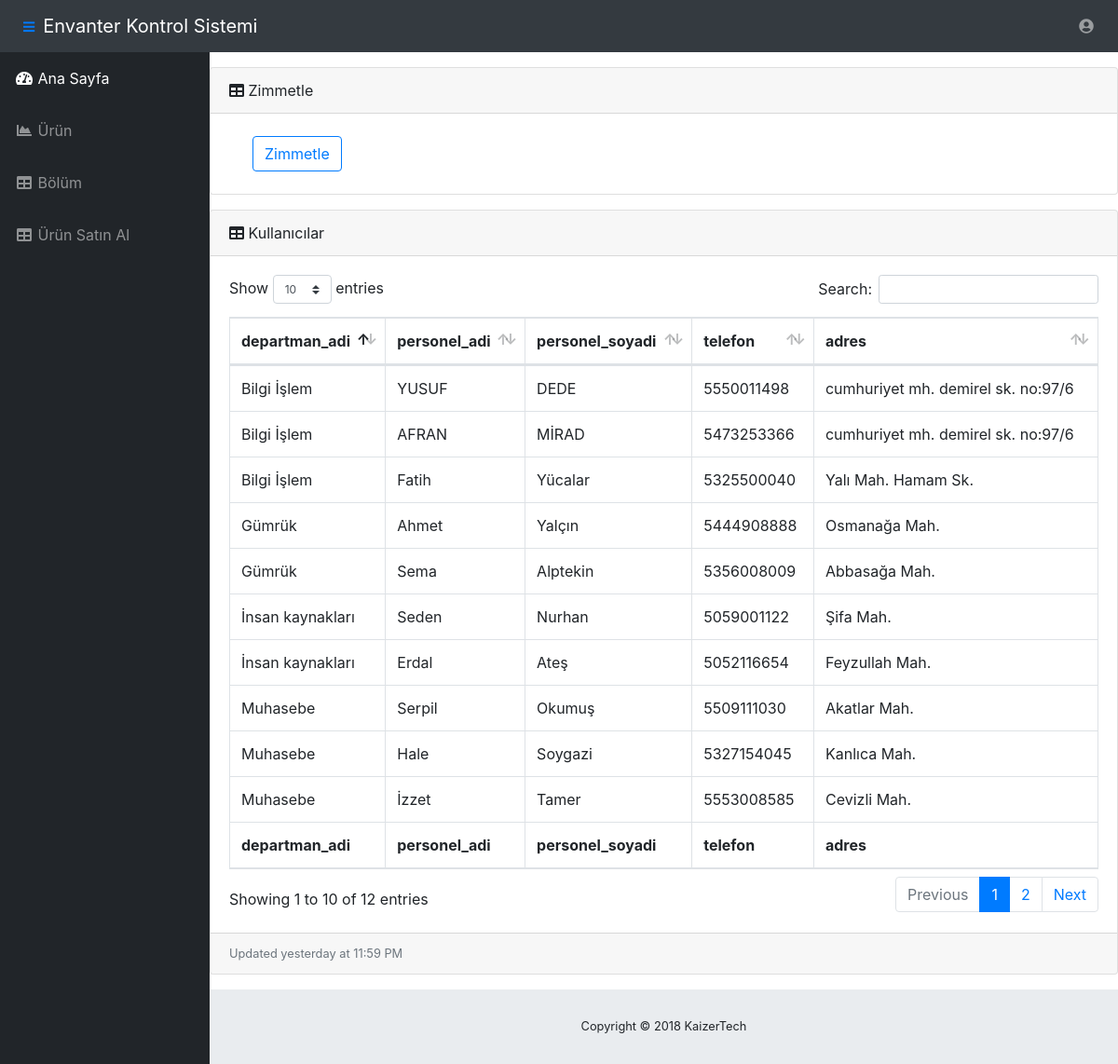
Screenshot of /KaizerTech_HW/user/bolum with the database file from the repository.
### tables this page shows
CREATE TABLE `departman` (
  `departman_id` int(11) NOT NULL,
  `departman_adi` varchar(50) DEFAULT NULL,
  `departman_yetkili_id` int(11) DEFAULT NULL
);

CREATE TABLE `personel` (
  `personel_id` int(11) NOT NULL,
  `personel_adi` varchar(50) DEFAULT NULL,
  `personel_soyadi` varchar(50) DEFAULT NULL,
  `personel_tel` varchar(20) DEFAULT NULL,
  `personel_adres` varchar(150) DEFAULT NULL,
  `departman_id` int(11) DEFAULT NULL
);

### KaizerTech_HW/application/controllers/User.php (called while the page is built, shortened)
<?php
class User extends CI_Controller {
public function __construct(){
  			$this->load->helper('url');
  	 		$this->load->model('user_model');
        $this->load->library('session');
        $this->load->model('getDepartman');
        $this->load->model('getUrun');
        $this->load->model('getZimmet');
}
function bolum(){
  $deptData['derpartman'] = $this->getDepartman->getdept();
  $this->load->view("bolum.php",$deptData);
}
}
?>

### KaizerTech_HW/index.php (called while the page is built, shortened)
<?php
require_once BASEPATH.'core/CodeIgniter.php';

### KaizerTech_HW/application/models/getDepartman.php (called while the page is built, shortened)
<?php
class getDepartman extends CI_model{
    public function getdept(){
      $this->db->select('*');
      $this->db->from('departman');
      $this->db->join('personel','personel.departman_id = departman.departman_id');
      $query = $this->db->get();
      return $query->result();
    }
}
?>

### KaizerTech_HW/application/views/bolum.php (the view, shortened to what this page needs)
<!DOCTYPE html>
<html lang="en">
  <head>
    <link href="<?php echo base_url('vendor/bootstrap/css/bootstrap.min.css'); ?>" rel="stylesheet">
    <link href="<?php echo base_url('vendor/fontawesome-free/css/all.min.css'); ?>" rel="stylesheet" type="text/css">
    <link href="<?php echo base_url('vendor/datatables/dataTables.bootstrap4.css'); ?>" rel="stylesheet">
    <link href="<?php echo base_url('css/sb-admin.css'); ?>" rel="stylesheet">
  </head>
  <body id="page-top">
    <nav class="navbar navbar-expand navbar-dark bg-dark static-top">
      <button class="btn btn-link btn-sm text-blue order-sm-0" id="sidebarToggle" href="#">
        <i class="fas fa-bars"></i>
      </button>
      <a class="navbar-brand mr-1" href="index.html">Envanter Kontrol Sistemi</a>
      <ul class="navbar-nav ml-auto ml-md-0">
        <li class="nav-item dropdown no-arrow">
          <a class="nav-link dropdown-toggle" href="#" id="userDropdown" role="button" data-toggle="dropdown" aria-haspopup="true" aria-expanded="false">
            <i class="fas fa-user-circle fa-fw"></i>
          </a>
        </li>
      </ul>
    </nav>
    <div id="wrapper">
      <ul class="sidebar navbar-nav">
        <li class="nav-item active">
          <a class="nav-link" href="<?php echo base_url('user/user_profile'); ?>">
            <i class="fas fa-fw fa-tachometer-alt"></i>
            <span>Ana Sayfa</span>
          </a>
        </li>
        <li class="nav-item">
          <a class="nav-link" href="<?php echo base_url('user/urun'); ?>">
            <i class="fas fa-fw fa-chart-area"></i>
            <span>Ürün</span></a>
        </li>
        <li class="nav-item">
          <a class="nav-link" href="<?php echo base_url('user/bolum'); ?>">
            <i class="fas fa-fw fa-table"></i>
            <span>Bölüm</span></a>
        </li>
        <li class="nav-item">
          <a class="nav-link" href="<?php echo base_url('user/satinAl'); ?>">
            <i class="fas fa-fw fa-table"></i>
            <span>Ürün Satın Al</span></a>
        </li>
      </ul>
      <div id="content-wrapper">
        <div class="card mb-3">
          <div class="card-header">
            <i class="fas fa-table"></i>
            Zimmetle
          </div>
            <div class="container-fluid">
                <form "">
                  <div class="col">
                    <div class="col">
                        <a  href="<?php echo base_url('user/zimmetleme'); ?>">
                        <button  type="button"  class="btn btn-outline-primary">Zimmetle</button>
                      </a>
                </div>
                  </div>
                </form>
            </div>
          </div>
          <div class="card mb-3">
            <div class="card-header">
              <i class="fas fa-table"></i>
              Kullanıcılar</div>
            <div class="card-body">
              <div class="table-responsive">
                <table class="table table-bordered" id="dataTable" width="100%" cellspacing="0">
                  <thead>
                      <th>departman_adi</th>
                      <th>personel_adi</th>
                      <th>personel_soyadi</th>
                      <th>telefon</th>
                      <th>adres</th>
                  </thead>
                  <tfoot>
                    <tr>
                      <th>departman_adi</th>
                      <th>personel_adi</th>
                      <th>personel_soyadi</th>
                      <th>telefon</th>
                      <th>adres</th>
                    </tr>
                  </tfoot>
                  <tbody>
                      <?php
                      foreach ($derpartman as $row) {
                      echo "<tr>";
                      echo "<td>".$row->departman_adi."</td>";
                      echo "<td>".$row->personel_adi."</td>";
                      echo "<td>".$row->personel_soyadi."</td>";
                      echo "<td>".$row->personel_tel."</td>";
                      echo "<td>".$row->personel_adres."</td></tr>";
                        }
                       ?>
                  </tbody>
                </table>
              </div>
            </div>
            <div class="card-footer small text-muted">Updated yesterday at 11:59 PM</div>
          </div>
        </div>
        <footer class="sticky-footer">
          <div class="container my-auto">
            <div class="copyright text-center my-auto">
              <span>Copyright © 2018 KaizerTech</span>
            </div>
          </div>
        </footer>
      </div>
  </body>
</html>

### KaizerTech_HW/css/sb-admin.css (style rules this page uses)
html { position: relative; min-height: 100%; }
body { height: 100%; }
#wrapper { display: -webkit-box; display: -ms-flexbox; display: flex; }
#wrapper #content-wrapper { overflow-x: hidden; width: 100%; padding-top: 1rem; padding-bottom: 80px; }
.navbar-nav .nav-item.active .nav-link { color: #fff; }
.navbar-nav .nav-item.dropdown .dropdown-toggle::after { width: 1rem; text-align: center; float: right; vertical-align: 0; border: 0; font-weight: 900; content: '\f105'; font-family: 'Font Awesome 5 Free'; }
.navbar-nav .nav-item.dropdown.no-arrow .dropdown-toggle::after { display: none; }
.sidebar { width: 90px !important; background-color: #212529; min-height: calc(100vh - 56px); }
.sidebar .nav-item:last-child { margin-bottom: 1rem; }
.sidebar .nav-item .nav-link { text-align: center; padding: 0.75rem 1rem; width: 90px; }
.sidebar .nav-item .nav-link span { font-size: 0.65rem; display: block; }
.sidebar .nav-item .nav-link { color: rgba(255, 255, 255, 0.5); }
@media (min-width: 768px) { .sidebar { width: 225px !important; } }
@media (min-width: 768px) { .sidebar .nav-item .nav-link { display: block; width: 100%; text-align: left; padding: 1rem; width: 225px; } }
@media (min-width: 768px) { .sidebar .nav-item .nav-link span { font-size: 1rem; display: inline; } }
:root { --input-padding-x: 0.75rem; --input-padding-y: 0.75rem; }
footer.sticky-footer { display: -webkit-box; display: -ms-flexbox; display: flex; position: absolute; right: 0; bottom: 0; width: calc(100% - 90px); height: 80px; background-color: #e9ecef; }
footer.sticky-footer .copyright { line-height: 1; font-size: 0.8rem; }
@media (min-width: 768px) { footer.sticky-footer { width: calc(100% - 225px); } }

### rows the page displays
departman: departman_adi "Bilgi İşlem", departman_yetkili.personel_adi "YUSUF", departman_yetkili.personel_soyadi "DEDE", departman_yetkili.personel_tel "5550011498", departman_yetkili.personel_adres "cumhuriyet mh. demirel sk. no:97/6", personel.personel_adi "AFRAN", personel.personel_soyadi "MİRAD", personel.personel_tel "5473253366", personel.personel_adres "cumhuriyet mh. demirel sk. no:97/6", personel.personel_adi "Fatih", personel.personel_soyadi "Yücalar", personel.personel_tel "5325500040", personel.personel_adres "Yalı Mah. Hamam Sk."
departman: departman_adi "İnsan kaynakları", personel.personel_adi "Seden", personel.personel_soyadi "Nurhan", personel.personel_tel "5059001122", personel.personel_adres "Şifa Mah.", personel.personel_adi "Erdal", personel.personel_soyadi "Ateş", personel.personel_tel "5052116654", personel.personel_adres "Feyzullah Mah."
departman: departman_adi "Gümrük", personel.personel_adi "Ahmet", personel.personel_soyadi "Yalçın", personel.personel_tel "5444908888", personel.personel_adres "Osmanağa Mah.", personel.personel_adi "Sema", personel.personel_soyadi "Alptekin", personel.personel_tel "5356008009", personel.personel_adres "Abbasağa Mah."
departman: departman_adi "Muhasebe", personel.personel_adi "Serpil", personel.personel_soyadi "Okumuş", personel.personel_tel "5509111030", personel.personel_adres "Akatlar Mah.", personel.personel_adi "Hale", personel.personel_soyadi "Soygazi", personel.personel_tel "5327154045", personel.personel_adres "Kanlıca Mah.", personel.personel_adi "İzzet", personel.personel_soyadi "Tamer", personel.personel_tel "5553008585", personel.personel_adres "Cevizli Mah."
